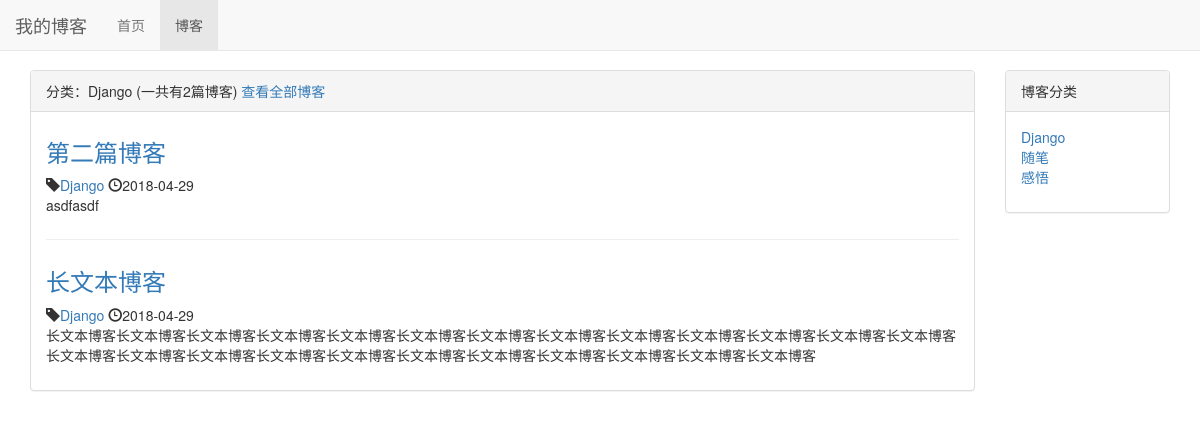
The page /blog/type/1 on the database its author committed.
### blog/models.py (models this page shows, shortened)
class BlogType(models.Model):
    type_name = models.CharField(max_length=15)
    def __str__(self):
        return self.type_name

class Blog(models.Model):
    title = models.CharField(max_length=50)
    blog_type = models.ForeignKey(BlogType, on_delete=models.DO_NOTHING)
    content = models.TextField()
    author = models.ForeignKey(User, on_delete=models.DO_NOTHING)
    created_time = models.DateTimeField(auto_now_add=True)
    last_updated_time = models.DateTimeField(auto_now=True)

### blog/views.py (the view)
# urls.py: path('type/<int:blog_type_pk>', views.blogs_with_type, name="blogs_with_type"),
def blogs_with_type(request, blog_type_pk):
    context = {}
    blog_type = get_object_or_404(BlogType, pk=blog_type_pk)
    context['blogs'] = Blog.objects.filter(blog_type=blog_type)
    context['blog_type'] = blog_type
    context['blog_types'] = BlogType.objects.all()
    return render_to_response('blog/blogs_with_type.html', context)

### blog/templates/blog/blogs_with_type.html
{% extends 'blog/blog_list.html' %}
{% block blog_list_title %}
    分类：{{ blog_type.type_name }}
    (一共有{{ blogs|length }}篇博客)
    <a href="{% url 'blog_list' %}">查看全部博客</a>
{% endblock %}

### blog/templates/blog/blog_list.html (shortened to what this page needs)
{% extends 'base.html' %}
{% block nav_blog_active %}active{% endblock %}
{% load staticfiles %}
{% block header_extends %}
    <link rel="stylesheet" href="{% static 'blog.css' %}">
{% endblock %}
{% block content %}
    <div class="container">
        <div class="row">
            <div class="col-xs-12 col-sm-8 col-md-9 col-lg-10">
                <div class="panel panel-default">
                    <div class="panel-heading">{% block blog_list_title %}博客列表(一共有{{ blogs|length }}篇博客) {% endblock %}</div>
                    <div class="panel-body">
                        {% for blog in blogs %}
                            <div class="blog">
                                <h3><a href="{% url 'blog_detail' blog.pk %}">{{ blog.title }}</a></h3>
                                <p class="blog-info">
                                    <span class="glyphicon glyphicon-tag"></span><a href="{% url 'blogs_with_type' blog.blog_type.pk %}">{{ blog.blog_type }}</a>
                                    <span class="glyphicon glyphicon-time"></span>{{ blog.created_time|date:"Y-m-d" }}
                                </p>
                                <p>{{ blog.content|truncatechars:120 }}</p>
                            </div>
                        {% empty %}
                            <div class="blog">
                                <h3>暂无博客，敬请期待</h3>
                            </div>
                        {% endfor %}
                    </div>
                </div>
            </div>
            <div class="hidden-xs col-sm-4 col-md-3 col-lg-2">
                <div class="panel panel-default">
                    <div class="panel-heading">博客分类</div>
                    <div class="panel-body">
                        <ul class="blog-types">
                            {% for blog_type in blog_types %}
                                <li><a href="{% url 'blogs_with_type' blog_type.pk %}">{{ blog_type.type_name }}</a></li>
                            {% empty %}
                                <li>暂无分类</li>
                            {% endfor %}
                        </ul>
                    </div>
                </div>
            </div>
        </div>
    </div>
{% endblock %}

### static/css/base.css (style rules this page uses)
* { margin: 0; padding: 0; }
body { margin-top: 70px!important; }

### blog/static/blog.css (style rules this page uses)
ul.blog-types { list-style-type: none; }
div.blog:not(:last-child) { margin-bottom: 2em; border-bottom: 1px solid #eee; padding-bottom: 1em; }
div.blog h3 { margin-top: 0.5em; }
div.blog p.blog-info { margin-bottom: 0; }

### rows shown on the page
BlogType: type_name "Django"
Blog: title "第二篇博客", blog_type "Django", created_time "2018-04-29", content "asdfasdf"
Blog: title "长文本博客", blog_type "Django", created_time "2018-04-29", content "长文本博客长文本博客长文本博客长文本博客长文本博客长文本博客长文本博客长文本博客长文本博客长文本博客长文本博客长文本博客长文本博客长文本博客长文本博客长文本博客长文本博客长文本博客长文本博客长文本博客长文本博客长文本博客长文本博客长文本博客"
BlogType: type_name "随笔"
BlogType: type_name "感悟"

### other values the page prints
{{ blogs|length }} "2"
